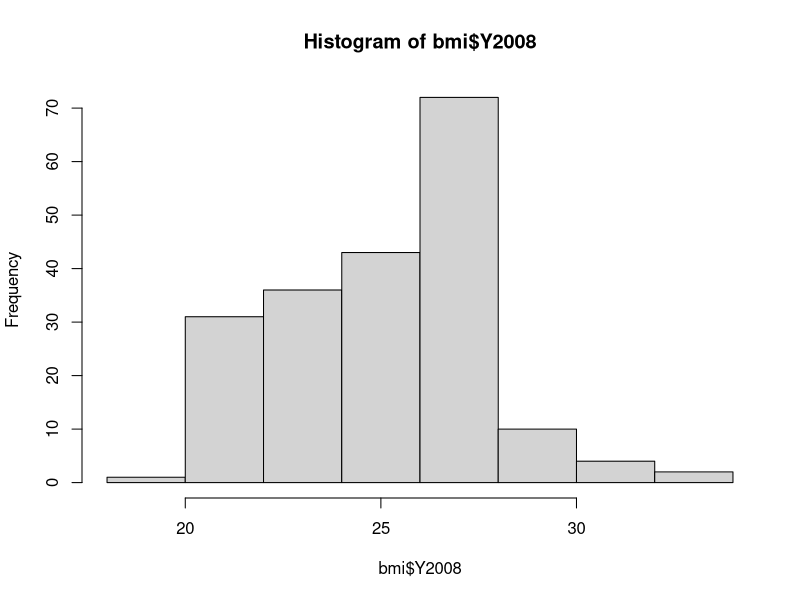
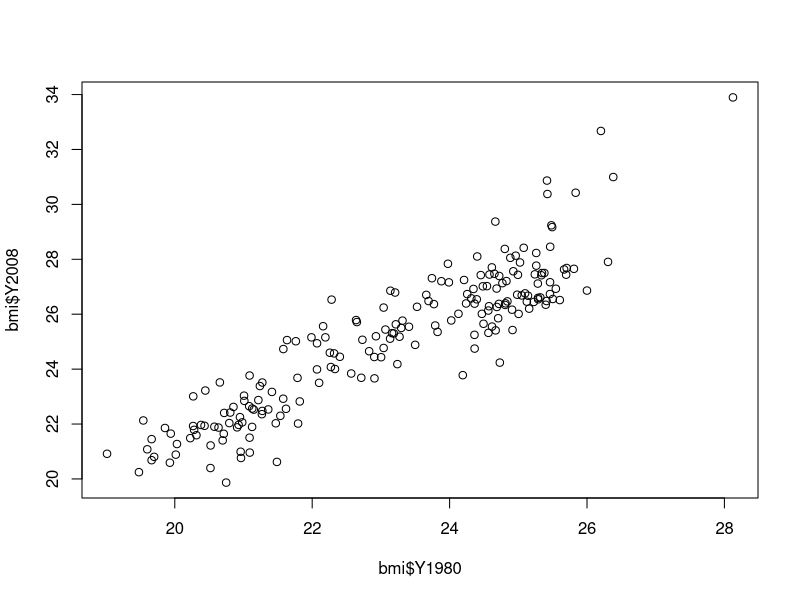
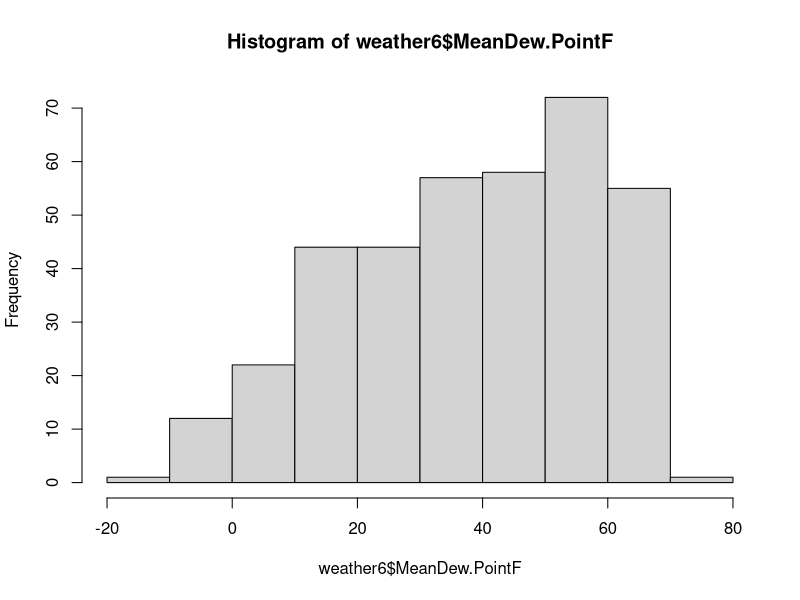
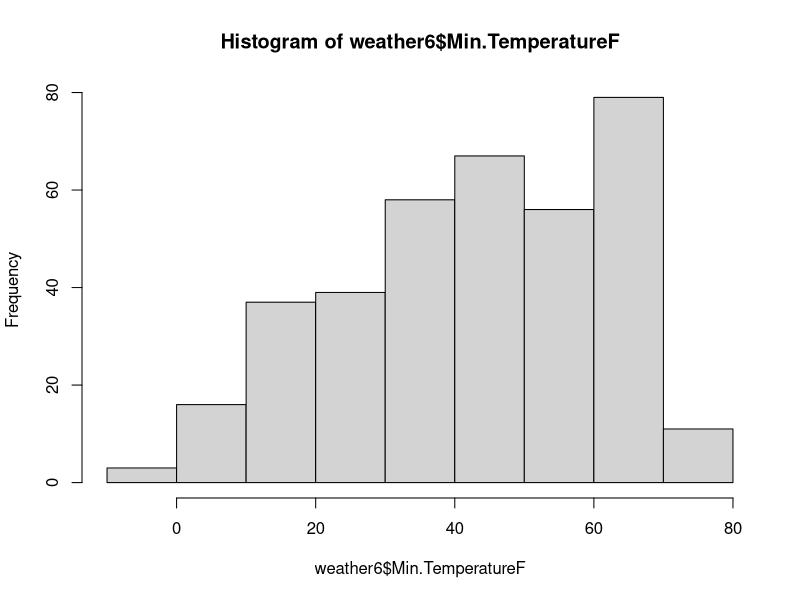
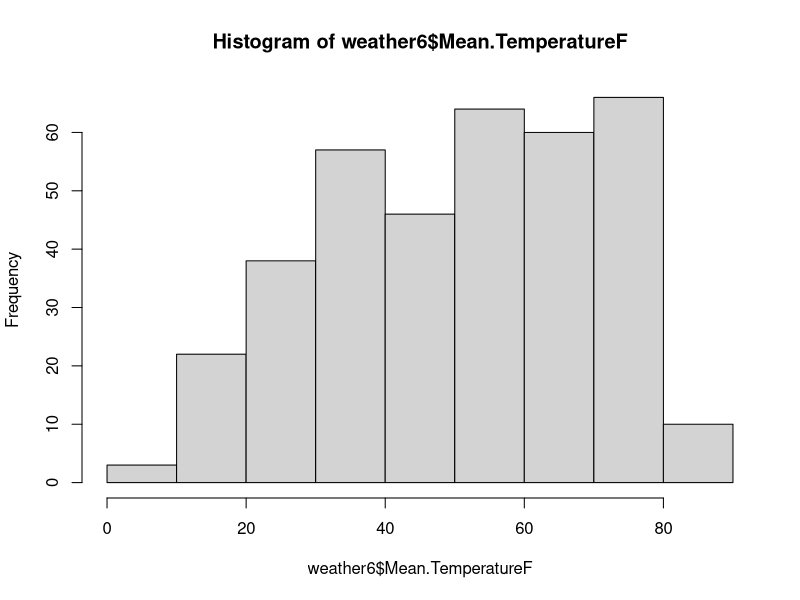

R code for these plots, in order:
## ---- chunk 1
# Load bmi.csv
bmi <- read.csv("bmi.csv")

# Check the class of bmi
class(bmi)

# Check the dimensions of bmi
dim(bmi)

# View the column names of bmi
names(bmi)
## ---- chunk 2
# Check the structure of bmi
str(bmi)

# Load dplyr
library(dplyr)

# Check the structure of bmi, the dplyr way
glimpse(bmi)

# View a summary of bmi
summary(bmi)
## ---- chunk 3
# View the first 6 rows
head(bmi)

# View the first 15 rows
head(bmi, n=15)

# View the last 6 rows
tail(bmi)

# View the last 10 rows
tail(bmi, n=10)
## ---- chunk 4
# Histogram of BMIs from 2008
hist(bmi$Y2008)

# Scatter plot comparing BMIs from 1980 to those from 2008
plot(bmi$Y1980, bmi$Y2008)
## ---- chunk 5
# Load dplyr
library(tidyr)

# Apply gather() to bmi and save the result as bmi_long
bmi_long <- gather(bmi, year, bmi_val, -Country)

# View the first 20 rows of the result
head(bmi_long, n = 20)
## ---- chunk 6
dim(bmi_long)
dim(bmi)
## ---- chunk 7
# Apply spread() to bmi_long
bmi_wide <- spread(bmi_long, year, bmi_val)

# View the head of bmi_wide
head(bmi_wide)

# Check dimension of bmi_wide and bmi
dim(bmi_wide)
dim(bmi)
## ---- chunk 8
# Make this evaluate to character
class("true")

# Make this evaluate to numeric
class(8484.00)

# Make this evaluate to integer
class(99L)

# Make this evaluate to factor
class(factor("factor"))

# Make this evaluate to logical
class(FALSE)
## ---- chunk 9
# Load the lubridate package
library(lubridate)

# Parse as date
dmy("17 Sep 2015")

# Parse as date and time (with no seconds!)
mdy_hm("July 15, 2012 12:56")
## ---- chunk 10
# Load the stringr package
library(stringr)

# Trim all leading and trailing whitespace
str_trim(c("   Filip ", "Nick  ", " Jonathan"))

# Pad these strings with leading zeros
str_pad(c("23485W", "8823453Q", "994Z"), width = 9, side = "left", pad = "0")
## ---- chunk 11
states <- c("al", "ak", "az", "ar", "ca", "co", "ct", "de", "fl", 
            "ga", "hi", "id", "il", "in", "ia", "ks", "ky", "la", 
            "me", "md", "ma", "mi", "mn", "ms", "mo", "mt", "ne", 
            "nv", "nh", "nj", "nm", "ny", "nc", "nd", "oh", "ok", 
            "or", "pa", "ri", "sc", "sd", "tn", "tx", "ut", "vt", 
            "va", "wa", "wv", "wi", "wy")
# Print state abbreviations
head(states)

# Make states all uppercase and save result to states_upper
states_upper <- toupper(states)
head(states_upper)

# Make states_upper all lowercase again
tolower(states_upper)
## ---- chunk 12
X <- 1:6
school <- rep("GB", 6)
sex <- c("F", "F", "F", "F", "F", "M")
dob <- c("2000-06-05", "1999-11-25", "1998-02-02", "1997-12-20",
         "1998-10-04", "1999-06-16")
students2 <- data.frame(X, school, sex, dob)
## ---- chunk 13
## stringr has been loaded for you

# Look at the head of students2
head(students2)

# Detect all dates of birth (dob) in 1997
str_detect(students2$dob, "1997")

# In the sex column, replace "F" with "Female"...
students2$sex <- str_replace(students2$sex, "F", "Female")

# ...And "M" with "Male"
students2$sex <- str_replace(students2$sex, "M", "Male")

# View the head of students2
head(students2)
## ---- chunk 14
name <- c("Sarah", "Tom", "David", "Alice")
n_friends <- c(244, NA, 145, 43)
status <- c("Going out!", "", "Movie night...", "")
social_df <- data.frame(name, n_friends, status)
## ---- chunk 15
# Call is.na() on the full social_df to spot all NAs
is.na(social_df)

# Use the any() function to ask whether there are any NAs in the data
any(is.na(social_df))

# View a summary() of the dataset
summary(social_df)

# Call table() on the status column
table(social_df$status)
## ---- chunk 16
## The stringr package is preloaded

# Replace all empty strings in status with NA
social_df$status[social_df$status == ""] <- NA

# Print social_df to the console
social_df

# Use complete.cases() to see which rows have no missing values
complete.cases(social_df)

# Use na.omit() to remove all rows with any missing values
na.omit(social_df)
## ---- chunk 17
weather <- read.csv("weather.csv")
weather <- weather[,2:36]
## ---- chunk 18
# Verify that weather is a data.frame
class(weather)

# Check the dimensions
dim(weather)

# View the column names
names(weather)
## ---- chunk 19
# View the structure of the data
str(weather)

# Load dplyr package
library(dplyr)

# Look at the structure using dplyr's glimpse()
glimpse(weather)

# View a summary of the data
summary(weather)
## ---- chunk 20
# View first 6 rows
head(weather)

# View first 15 rows
head(weather, n = 15)

# View the last 6 rows
tail(weather)

# View the last 10 rows
tail(weather, n = 10)
## ---- chunk 21
subject <- c("X", "Y", "Z")
age <- c(34, 88, 35)
t1 <- c(0.66753014, 0.3588532, 0.3971684)
t2 <- c(-0.7438284, 0.9038673, 0.7129142)
t3 <- c(0.2333987, -0.5104356, 1.3817088)
df <- data.frame(subject,age,t1,t2,t3)
## ---- chunk 22
# Load the tidyr package
library(tidyr)

df2 <- gather(df, time, val, t1:t3)
df2
## ---- chunk 23
# Gather the columns
weather2 <- gather(weather, day, value, X1:X31, na.rm = TRUE)

# View the head
head(weather2)
## ---- chunk 24
spread(df2, time, val)
## ---- chunk 25
## The tidyr package is already loaded

# First remove column of row names
weather2 <- weather2[, -1]

# Spread the data
weather3 <- spread(weather2, measure, value)

# View the head
head(weather3)
## ---- chunk 26
## tidyr and dplyr are already loaded

# Load the stringr and lubridate packages
library(stringr)
library(lubridate)

# Remove X's from day column
weather3$day <- str_replace(weather3$day,"X","")

# Unite the year, month, and day columns
weather4 <- unite(weather3, date, year, month, day, sep = "-")

# Convert date column to proper date format using lubridates's ymd()
weather4$date <- ymd(weather4$date)

# Rearrange columns using dplyr's select()
weather5 <- select(weather4, date, Events, CloudCover:WindDirDegrees)

# View the head of weather5
head(weather5)
## ---- chunk 27
# View the structure of weather5
str(weather5)

# Examine the first 20 rows of weather5. Are most of the characters numeric?
head(weather5, n = 20)

# See what happens if we try to convert PrecipitationIn to numeric
as.numeric(weather5$PrecipitationIn)
## ---- chunk 28
## The dplyr and stringr packages are already loaded

# Replace T with 0 (T = trace)
weather5$PrecipitationIn <- str_replace(weather5$PrecipitationIn, "T", "0")

# Convert characters to numerics
weather6 <- mutate_each(weather5, funs(as.numeric), CloudCover:WindDirDegrees)

# Look at result
str(weather6)
## ---- chunk 29
# Count missing values
sum(is.na(weather6))

# Find missing values
summary(weather6)

# Find indices of NAs in Max.Gust.SpeedMPH
ind <- which(is.na(weather6$Max.Gust.SpeedMPH))

# Look at the full rows for records missing Max.Gust.SpeedMPH
weather6[ind, ]
## ---- chunk 30
# Review distributions for all variables
summary(weather6)

# Find row with Max.Humidity of 1000
ind <- which(weather6$Max.Humidity == 1000)

# Look at the data for that day
weather6[ind, ]

# Change 1000 to 100
weather6$Max.Humidity[ind] <- 100
## ---- chunk 31
# Look at summary of Mean.VisibilityMiles
summary(weather6$Mean.VisibilityMiles)

# Get index of row with -1 value
ind <- which(weather6$Mean.VisibilityMiles == -1)

# Look at full row
weather6[ind,]

# Set Mean.VisibilityMiles to the appropriate value
weather6$Mean.VisibilityMiles[ind] <- 10
## ---- chunk 32
# Review summary of full data once more
summary(weather6)

# Look at histogram for MeanDew.PointF
hist(weather6$MeanDew.PointF)

# Look at histogram for Min.TemperatureF
hist(weather6$Min.TemperatureF)

# Compare to histogram for Mean.TemperatureF
hist(weather6$Mean.TemperatureF)
## ---- chunk 33
# Clean up column names
names(weather6) <- tolower(names(weather6))
names(weather6) <- str_replace_all(names(weather6),"\\.","_")
# Replace empty cells in events column
weather6$events[weather6$events == ""] <- "None"
    
# Print the first 6 rows of weather6
head(weather6)
